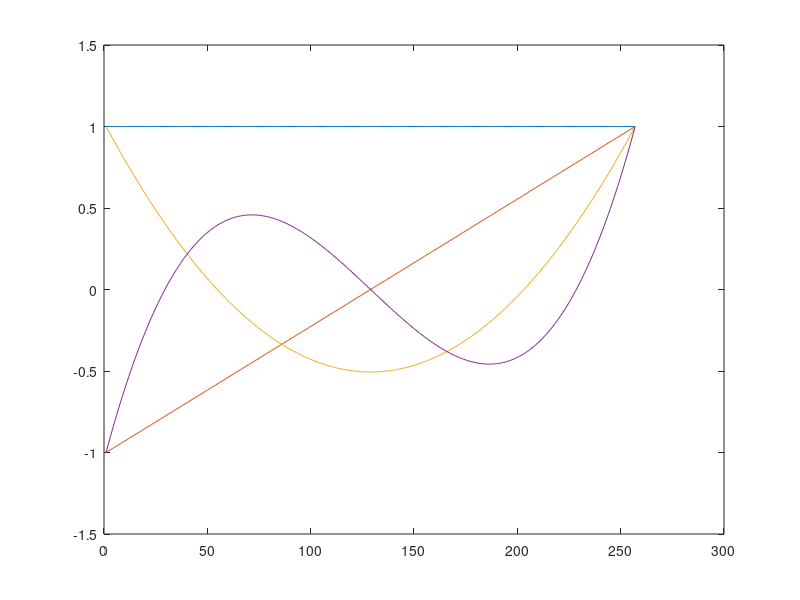

Here is the MATLAB script that generated this plot:
x = (-128:128)'/128;
A = [x.^0 x.^1 x.^2 x.^3];
[Q,R] = qr(A,0);

scale = Q(257, :);
Q = Q*diag(1 ./scale);
figure()
plot(Q)